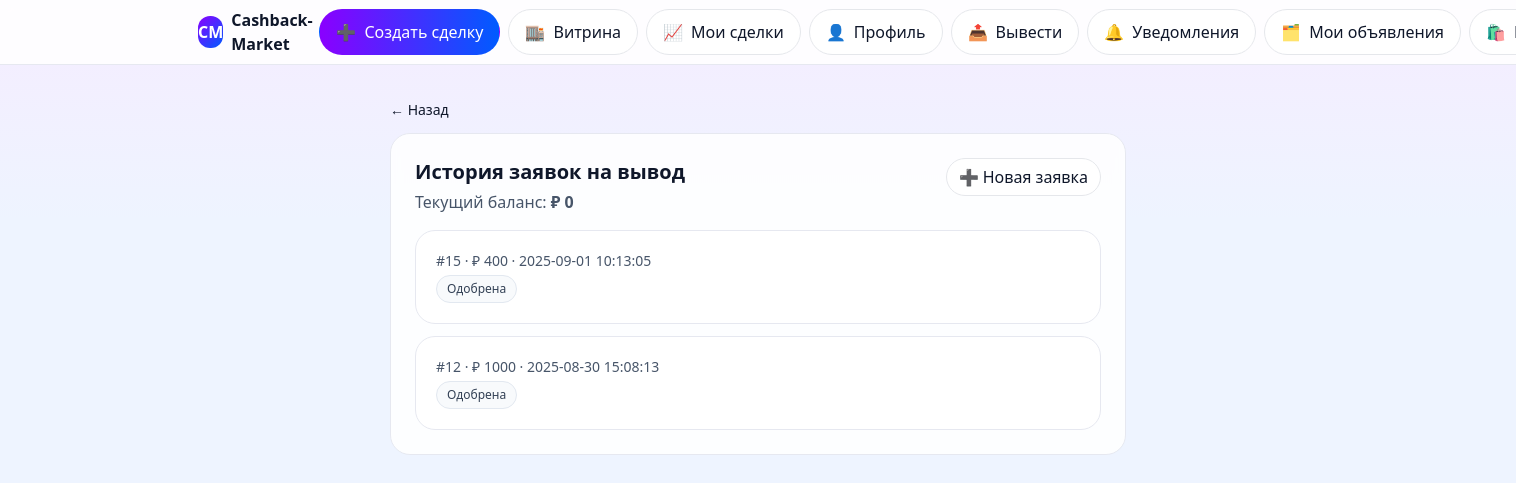
/payouts/history.php (signed in), run on the app's committed database.
### tables this page shows
CREATE TABLE IF NOT EXISTS `balances` (
  `user_id` int(11) NOT NULL,
  `balance` int(11) NOT NULL DEFAULT '0',
  PRIMARY KEY (`user_id`)
);

CREATE TABLE IF NOT EXISTS `payout_requests` (
  `id` int(11) NOT NULL AUTO_INCREMENT,
  `user_id` int(11) NOT NULL,
  `amount` int(11) NOT NULL,
  `status` enum('PENDING','APPROVED','REJECTED') NOT NULL DEFAULT 'PENDING',
  `admin_comment` varchar(500) DEFAULT NULL,
  `comment_admin` varchar(255) DEFAULT NULL,
  `created_at` datetime NOT NULL DEFAULT CURRENT_TIMESTAMP,
  `processed_at` datetime DEFAULT NULL,
  PRIMARY KEY (`id`),
  KEY `user_id` (`user_id`)
);

### includes/utils.php (called while the page is built, shortened)
<?php
function e($s) { return htmlspecialchars((string)$s, ENT_QUOTES | ENT_SUBSTITUTE, 'UTF-8'); }
function payout_status_ru($s) {
  $map = [
    'PENDING'  => 'На проверке',
    'APPROVED' => 'Одобрена',
    'REJECTED' => 'Отклонена',
  ];
  return $map[$s] ?? $s;
}

### payouts/history.php (the view, shortened to what this page needs)
<?php
require_once __DIR__.'/../includes/config.php';
$user = current_user();
if (!function_exists('esc')) {
  function esc($s){
    if (function_exists('e')) return e($s);
    return htmlspecialchars((string)$s, ENT_QUOTES|ENT_SUBSTITUTE, 'UTF-8');
  }
}
if (!function_exists('has_table')) {
  function has_table(PDO $pdo, string $table): bool {
    try {
      $q = $pdo->prepare("SELECT COUNT(*) c
                          FROM INFORMATION_SCHEMA.TABLES
                          WHERE TABLE_SCHEMA=DATABASE() AND TABLE_NAME=?");
      $q->execute([$table]);
      return (int)($q->fetch()['c'] ?? 0) > 0;
    } catch (Throwable $e) { return false; }
  }
}
if (!function_exists('has_col')) {
  function has_col(PDO $pdo, string $table, string $col): bool {
    try {
      $q = $pdo->prepare("SELECT COUNT(*) c
                          FROM INFORMATION_SCHEMA.COLUMNS
                          WHERE TABLE_SCHEMA=DATABASE() AND TABLE_NAME=? AND COLUMN_NAME=?");
      $q->execute([$table,$col]);
      return (int)($q->fetch()['c'] ?? 0) > 0;
    } catch (Throwable $e) { return false; }
  }
}
if (!function_exists('payout_status_ru_local')) {
  function payout_status_ru_local($s){
    if (function_exists('payout_status_ru')) return payout_status_ru($s);
    $map = [
      'PENDING'    => 'На рассмотрении',
      'PROCESSING' => 'В обработке',
      'PAID'       => 'Выплачено',
      'DONE'       => 'Выплачено',
      'REJECTED'   => 'Отклонено',
      'CANCELLED'  => 'Отменено',
      'CANCELED'   => 'Отменено',
      'FAILED'     => 'Ошибка выплаты',
    ];
    $key = strtoupper((string)$s);
    return $map[$key] ?? (string)$s;
  }
}
$rows = [];
try {
  if (!has_table($pdo, 'payout_requests')) {
    $rows = [];
  } else {
    $hasCreated = has_col($pdo, 'payout_requests', 'created_at');
    $order = $hasCreated ? ' ORDER BY created_at DESC' : ' ORDER BY id DESC';
    $st = $pdo->prepare('SELECT * FROM payout_requests WHERE user_id=?'.$order);
    $st->execute([$user['id']]);
    $rows = $st->fetchAll() ?: [];
  }
} catch (Throwable $e) {
  $err = $e->getMessage();
}
$balance = 0;
try {
  $stb = $pdo->prepare('SELECT balance FROM balances WHERE user_id = ?');
  $stb->execute([$user['id']]);
  $balance = (int)($stb->fetch()['balance'] ?? 0);
} catch (Throwable $e) { $balance = 0; }
?>
<!doctype html>
<html lang="ru">
<head>
  <script src="https://cdn.tailwindcss.com"></script>
</head>
<body class="text-slate-900">
<?php @include __DIR__.'/../includes/topbar.php'; ?>
<main class="max-w-3xl mx-auto px-4 py-5 md:py-8">
  <a href="/dashboard/index.php" class="text-sm">← Назад</a>
  <section class="card glass p-4 md:p-6 mt-3">
    <div class="flex items-start justify-between gap-3">
      <div>
        <h1 class="text-lg md:text-xl font-semibold">История заявок на вывод</h1>
        <p class="text-slate-600 mt-1">Текущий баланс: <b>₽ <?= (int)$balance ?></b></p>
      </div>
      <div class="hidden sm:block">
        <a href="/payouts/request.php" class="chip">➕ Новая заявка</a>
      </div>
    </div>
    <div class="mt-4 space-y-3">
      <?php if (!$rows): ?>
        <div class="text-slate-600">Заявок ещё нет.</div>
      <?php else: ?>
        <?php foreach ($rows as $p):
          $pid      = (int)($p['id'] ?? 0);
          $amount   = (int)($p['amount'] ?? 0);
          $status   = (string)($p['status'] ?? 'PENDING');
          $created  = $p['created_at'] ?? ($p['created'] ?? '');
          $cls = 'bg-slate-50 border-slate-200 text-slate-700';
        ?>
          <div class="card bg-white p-4 md:p-5">
            <div class="flex items-center justify-between gap-3">
              <div class="min-w-0">
                <div class="text-sm text-slate-600 truncate">
                  #<?= $pid ?> · ₽ <?= $amount ?> <?= $created ? '· '.esc($created) : '' ?>
                </div>
                <div class="mt-1">
                  <span class="badge <?= $cls ?>"><?= esc(payout_status_ru_local($status)) ?></span>
                </div>
              </div>
            </div>
          </div>
        <?php endforeach; ?>
      <?php endif; ?>
    </div>
  </section>
</main>
</body>
</html>

### payouts/history.php (style rules this page uses)
:root { --g1:#8A00FF; --g2:#005BFF; }
body { background:linear-gradient(180deg,#f5ecff,#eef4ff 220px), linear-gradient(180deg,var(--g1),var(--g2)) fixed; }
.card { border:1px solid #e6e8f0;border-radius:20px }
.glass { background:rgba(255,255,255,.86);backdrop-filter:saturate(140%) blur(6px); }
.chip { display:inline-flex;align-items:center;gap:8px;border:1px solid #e5e7eb;border-radius:9999px;padding:6px 12px;background:#fff }
.badge { display:inline-flex;align-items:center;gap:6px;border:1px solid #e5e7eb;border-radius:9999px;padding:4px 10px;font-size:12px }

### data on the page
balances: balance "0"
payout_requests: id "15", amount "400", created_at "2025-09-01 10:13:05", status "Одобрена"
payout_requests: id "12", amount "1000", created_at "2025-08-30 15:08:13", status "Одобрена"

### other printed values
$item['icon'] "➕"
$item['label'] "Создать сделку"
$item['icon'] "🏬"
$item['label'] "Витрина"
$item['icon'] "📈"
$item['label'] "Мои сделки"
$item['icon'] "👤"
$item['label'] "Профиль"
$item['icon'] "📤"
$item['label'] "Вывести"
$item['icon'] "🔔"
$item['label'] "Уведомления"
$item['icon'] "🗂️"
$item['label'] "Мои объявления"
$item['icon'] "🛍️"
